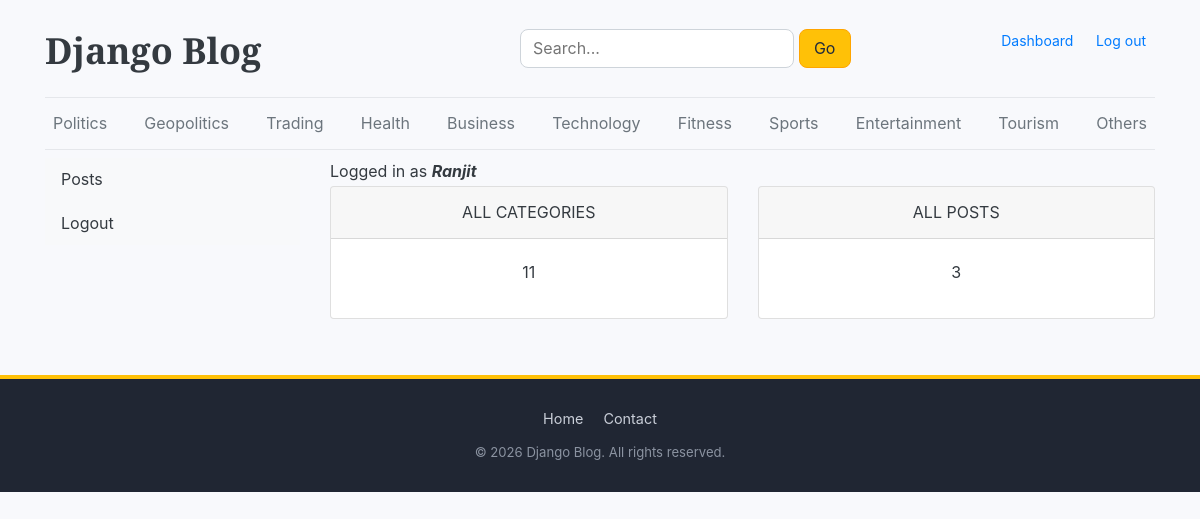
The page /dashboard/ (signed in) on the database its author committed.
### blogs/models.py (models this page shows)
class Category(models.Model):
    category_name=models.CharField(max_length=50,unique=True)
    created_at=models.DateField(auto_now_add=True)
    updated_at=models.DateField(auto_now=True)
    class Meta:
        verbose_name_plural='categories'
    def __str__(self):
        return self.category_name

### dashboard/views.py (the view)
# urls.py: path('dashboard/',include('dashboard.urls')),
@login_required(login_url='login')
def dashboard(request):
    category_count=Category.objects.all().count()
    blogs_count=Blog.objects.all().count()
    context={
        'category_count':category_count,
        'blogs_count':blogs_count,
    }
    return render(request,'dashboards/dashboard.html',context)

### blogs/context_processors.py (called while the page is built)
def categories_dict(request):
    categories=Category.objects.all()
    return dict(categories=categories)

def search_item(request):
    keyword=request.GET.get('keyword','')
    if keyword:
        blog=Blog.objects.filter(
        Q(title__icontains=keyword) |
        Q(short_description__icontains=keyword)|
        Q(blog_body__icontains=keyword )|
        Q(created_at__icontains=keyword )|
        Q(updated_at__icontains=keyword ),
        status='Published')
    else:
        blog = Blog.objects.filter(status='Published')
    return dict(search_blog=blog,keyword=keyword)

### templates/dashboards/dashboard.html
{% extends 'base.html'%}
{%block content%}
 {%if user.is_authenticated%}
<div class="row">
    {% include 'dashboards/sidebar.html'%}
    <div class="col-md-9 ">
        <span class="text-center text-dark ">Logged in as <b><i>{{user}}</i></b>    </span>
        <div class="row">
            <div class="col">
                <div class="card border-default mb-3">
                    <div class="card-header text-center text-uppercase text-dark">All Categories</div>
                    <div class="card-body text-dark">
                        <div class="card-title text-center">{{category_count}}</div>
                    </div>
                </div>
            </div>
             <div class="col">
                <div class="card border-default mb-3">
                    <div class="card-header text-center text-uppercase text-dark">All Posts</div>
                    <div class="card-body text-dark">
                        <div class="card-title text-center">{{blogs_count}}</div>
                    </div>
                </div>
            </div>
        </div>
    </div>
</div>
{%else%}
<h6 class="text-danger" style="font-family: 'Times New Roman', serif;">
    Wait for the admin to grant permission to access this page.
</h6>
{%endif%}
{%endblock%}

### templates/base.html (shortened to what this page needs)
{% load static %}
<!doctype html>
<html lang="en">
  <head>
    <link
      href="https://getbootstrap.com/docs/4.0/dist/css/bootstrap.min.css"
      rel="stylesheet"
    />
    <link
      rel="stylesheet"
      href="https://cdnjs.cloudflare.com/ajax/libs/font-awesome/6.5.1/css/all.min.css"
    />
    <link href="{% static 'css/blog_home.css' %}" rel="stylesheet" />
  </head>
  <body>
    <div class="container">
      <header class="blog-header py-3">
        <div class="row d-flex justify-content-between align-items-center">
          <div class="col-5 pt-1">
            <a class="blog-header-logo text-dark mb-2" href="/">
              Django Blog
            </a>
          </div>
          <div
            class="col-md-4 d-flex md-justify-content-center md-align-items-center"
          >
            <form action="{% url 'search' %}" method="get" class="search-form">
              <input
                type="text"
                name="keyword"
                placeholder="Search..."
                value="{{keyword}}"
                class="search-input"
              />
              <button type="submit" class="search-btn bg-warning">Go</button>
            </form>
          </div>
          {%if not user.is_authenticated%}
          <div
            class="col-md-3 d-flex md-d-flex md-justify-content-end justify-content-end align-items-center"
          >
            <a
              class="btn btn-sm btn-outline-secondary"
              href="{%url 'register' %}"
            >
              Register
            </a>
            &nbsp;
            <a class="btn btn-sm btn-warning" href="{%url 'login' %}">
              Login
            </a>
          </div>
          {%else%}
          <div
            class="col-md-3 d-flex md-d-flex md-justify-content-end justify-content-end align-items-center"
          >
            <p class="font-family:sans-serif">
              <a class="btn btn-sm btn-cool" href="{%url 'dashboard' %}"
                >Dashboard
              </a>
              <a class="btn btn-sm btn-cool" href="{%url 'logout' %}">
                Log out
              </a>
            </p>
          </div>
          {%endif%}
        </div>
      </header>
      <div class="nav-scroller py-1 mb-2">
        <nav class="nav d-flex justify-content-between">
          {% for category in categories %}
          <a class="p-2 text-muted" href="{% url 'category' category.id %}">
            {{ category }}
          </a>
          {% endfor %}
        </nav>
      </div>
      {% block content %} {% endblock %}
    </div>
    <footer class="blog-footer">
      <div class="container footer-inner">
        <nav class="footer-links">
          <a href="{% url 'home' %}">Home</a>
          <a href="https://www.linkedin.com/in/ranjit-kumar-a-3a7785335/" target="_blank">Contact</a>
        </nav>
        <p class="footer-copy">&copy; 2026 Django Blog. All rights reserved.</p>
      </div>
    </footer>
  </body>
</html>

### static/css/blog_home.css (style rules this page uses)
:root { --color-bg: #f8f9fc; --color-text: #202b3c; --color-heading: #172337; --color-muted: #64748b; --color-meta: #727272; --color-border: #e5e7eb; --color-border-dark: #273449; --color-accent: #2563eb; --color-surface: #fff; --color-search: orange; --font-heading: "Playfair Display", Georgia, "Times New Roman", serif; --font-ui: Verdana, Geneva, Tahoma, sans-serif; --radius-sm: 0.5rem; --radius-md: 10px; --radius-lg: 12px; }
a { text-decoration: none; transition: color 0.2s ease; }
body { background-color: var(--color-bg); color: var(--color-text); line-height: 1.7; }
.container { max-width: 1140px; }
.blog-header { border-bottom: 1px solid var(--color-border); padding-bottom: 1rem; }
.blog-header a.blog-header-logo { font-family: var(--font-heading); font-size: 2.25rem; font-weight: 900; color: var(--color-heading); }
.nav-scroller { border-bottom: 1px solid var(--color-border); }
.nav a { transition: color 0.2s ease; }
.search-input { border: 1px solid #ced4da; border-radius: var(--radius-sm); padding: 0.3rem 0.75rem; outline: none; }
.search-btn { border: 1px solid var(--color-search); border-radius: var(--radius-sm); padding: 0.3rem 0.9rem; background: transparent; color: var(--color-text); transition: background-color 0.2s ease, color 0.2s ease; }
.blog-footer { padding: 2rem 0; margin-top: 40px; color: var(--color-border); text-align: center; background-color: var(--color-heading); border-top: 1px solid var(--color-border-dark); }
.blog-footer p:last-child { margin-bottom: 0; }
.blog-footer a { color: #fff; }

### templates/base.html (style rules this page uses)
.blog-footer { background: #202633; color: #c9ced8; padding: 28px 0; margin-top: 40px; border-top: 4px solid #ffc107; }
.footer-inner { display: flex; flex-direction: column; align-items: center; gap: 10px; text-align: center; }
.footer-links { display: flex; gap: 20px; }
.footer-links a { color: #c9ced8; text-decoration: none; font-size: 0.9rem; transition: color 0.2s; }
.footer-copy { margin: 0; font-size: 0.82rem; color: #8b93a1; }

### rows shown on the page
Category: category_name "Politics"
Category: category_name "Geopolitics"
Category: category_name "Trading"
Category: category_name "Health"
Category: category_name "Business"
Category: category_name "Technology"
Category: category_name "Fitness"
Category: category_name "Sports"
Category: category_name "Entertainment"
Category: category_name "Tourism"
Category: category_name "Others"

### other values the page prints
{{ user }} "Ranjit"
{{ category_count }} "11"
{{ blogs_count }} "3"
